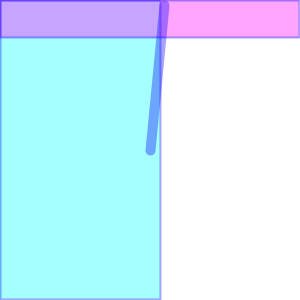
Frame 1 (no input)
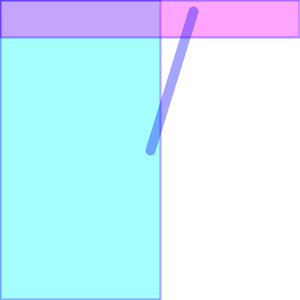
Frame 60 (the mouse pressed at the canvas centre just before this capture)
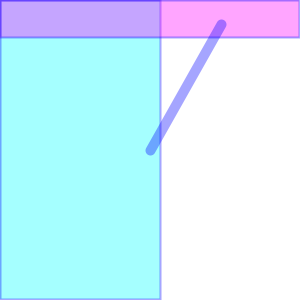
Frame 120 (the mouse held since frame 60 and released just before this capture)

The Processing sketch that drew these frames (run headless with seeded random() and noise(); from frame 60 on, the mouse is pressed at the canvas centre):

// Processing sketch: processing_18156
// ── processing_18156.pde

float angleS = 0.0;

void setup() {
   size(300,300); 
   frameRate(30);
}

void draw() {
  background(255);
  smooth();
  
  int mySecond = (second()-15);  
  int myMinute = minute();  
  int myHour = hour();
  
  angleS = mySecond*.1045;
  
  strokeWeight(2);
  stroke(0,0,255,90);
  fill(0,255,255,90);
  rect(0, 0, myMinute*5, 299);
  
  fill(255,0,255,90);
  rect(0, 0, 299, myHour*12.5);
  
  strokeWeight(10);
  translate(150,150);
  rotate(angleS);
  line(0, 0, 145, angleS);
  
 
}
